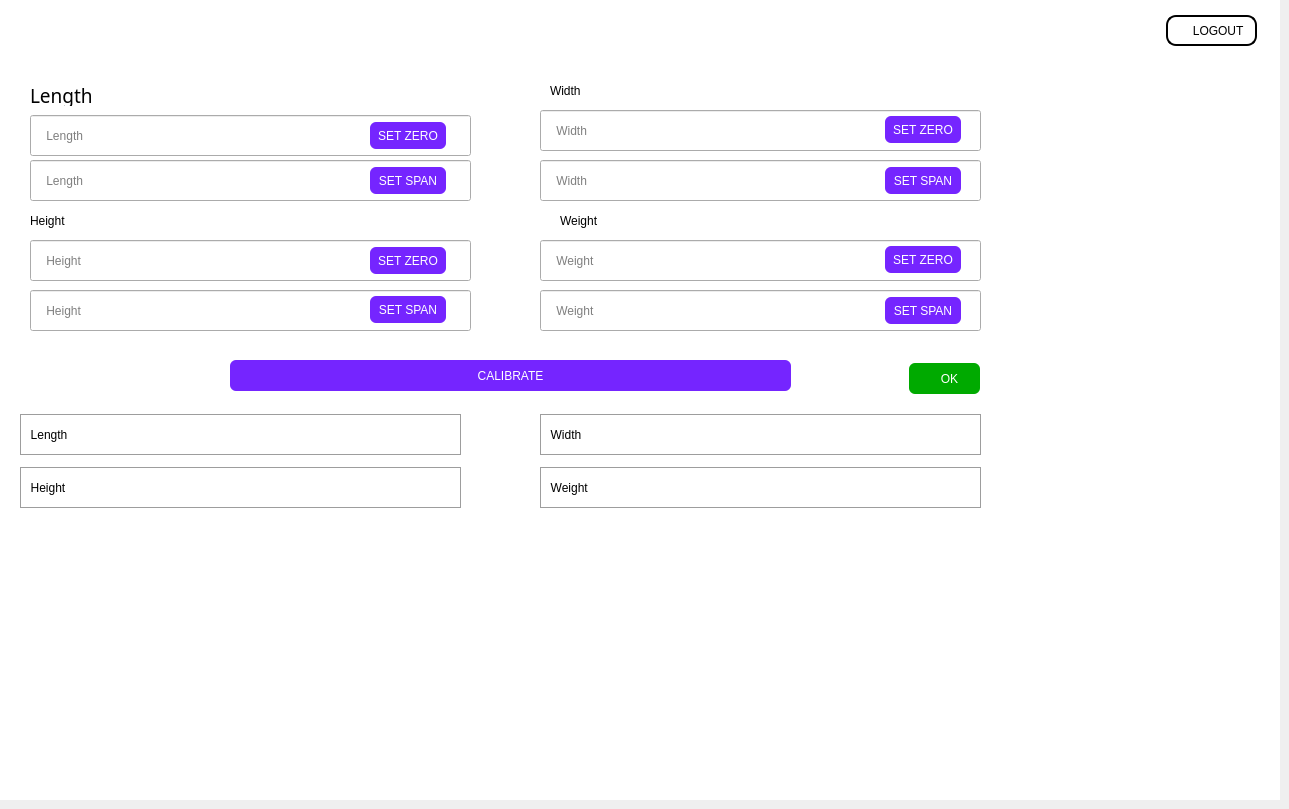
    <widget class="QWidget" name="tab_4">
     <property name="styleSheet">
      <string notr="true"/>
     </property>
     <attribute name="title">
      <string>     SENSOR CALIBRATION    </string>
     </attribute>
     <widget class="QLabel" name="label_20">
      <property name="geometry">
       <rect>
        <x>0</x>
        <y>0</y>
        <width>1280</width>
        <height>800</height>
       </rect>
      </property>
      <property name="styleSheet">
       <string notr="true">background-color: rgb(255, 255, 255);</string>
      </property>
      <property name="text">
       <string/>
      </property>
     </widget>
     <widget class="QLabel" name="label_19">
      <property name="geometry">
       <rect>
        <x>30</x>
        <y>85</y>
        <width>81</width>
        <height>21</height>
       </rect>
      </property>
      <property name="font">
       <font>
        <family>Ubuntu Mono</family>
        <pointsize>14</pointsize>
        <weight>9</weight>
        <italic>false</italic>
        <bold>false</bold>
       </font>
      </property>
      <property name="styleSheet">
       <string notr="true">font: 75 14pt &quot;Ubuntu Mono&quot;;</string>
      </property>
      <property name="text">
       <string>Length</string>
      </property>
     </widget>
     <widget class="QLabel" name="label_22">
      <property name="geometry">
       <rect>
        <x>550</x>
        <y>80</y>
        <width>91</width>
        <height>21</height>
       </rect>
      </property>
      <property name="styleSheet">
       <string notr="true">font: 75 14pt &quot;Ubuntu Mono&quot;;</string>
      </property>
      <property name="text">
       <string>Width</string>
      </property>
     </widget>
     <widget class="QLabel" name="label_25">
      <property name="geometry">
       <rect>
        <x>30</x>
        <y>210</y>
        <width>91</width>
        <height>21</height>
       </rect>
      </property>
      <property name="styleSheet">
       <string notr="true">font: 75 14pt &quot;Ubuntu Mono&quot;;</string>
      </property>
      <property name="text">
       <string>Height</string>
      </property>
     </widget>
     <widget class="QLabel" name="label_26">
      <property name="geometry">
       <rect>
        <x>560</x>
        <y>210</y>
        <width>91</width>
        <height>21</height>
       </rect>
      </property>
      <property name="styleSheet">
       <string notr="true">font: 75 14pt &quot;Ubuntu Mono&quot;;</string>
      </property>
      <property name="text">
       <string>Weight</string>
      </property>
     </widget>
     <widget class="QLineEdit" name="lineEdit_2">
      <property name="geometry">
       <rect>
        <x>30</x>
        <y>115</y>
        <width>441</width>
        <height>41</height>
       </rect>
      </property>
      <property name="styleSheet">
       <string notr="true">border-color: rgb(163, 163, 163);</string>
      </property>
      <property name="text">
       <string/>
      </property>
      <property name="placeholderText">
       <string>    Length</string>
      </property>
     </widget>
     <widget class="QLineEdit" name="lineEdit_3">
      <property name="geometry">
       <rect>
        <x>30</x>
        <y>160</y>
        <width>441</width>
        <height>41</height>
       </rect>
      </property>
      <property name="styleSheet">
       <string notr="true">border-color: rgb(163, 163, 163);</string>
      </property>
      <property name="text">
       <string/>
      </property>
      <property name="placeholderText">
       <string>    Length</string>
      </property>
     </widget>
     <widget class="QLineEdit" name="lineEdit_5">
      <property name="geometry">
       <rect>
        <x>30</x>
        <y>240</y>
        <width>441</width>
        <height>41</height>
       </rect>
      </property>
      <property name="styleSheet">
       <string notr="true">border-color: rgb(163, 163, 163);</string>
      </property>
      <property name="placeholderText">
       <string>    Height</string>
      </property>
     </widget>
     <widget class="QLineEdit" name="lineEdit_6">
      <property name="geometry">
       <rect>
        <x>30</x>
        <y>290</y>
        <width>441</width>
        <height>41</height>
       </rect>
      </property>
      <property name="styleSheet">
       <string notr="true">border-color: rgb(163, 163, 163);</string>
      </property>
      <property name="placeholderText">
       <string>    Height</string>
      </property>
     </widget>
     <widget class="QLineEdit" name="lineEdit_7">
      <property name="geometry">
       <rect>
        <x>540</x>
        <y>110</y>
        <width>441</width>
        <height>41</height>
       </rect>
      </property>
      <property name="styleSheet">
       <string notr="true">border-color: rgb(163, 163, 163);</string>
      </property>
      <property name="placeholderText">
       <string>    Width</string>
      </property>
     </widget>
     <widget class="QLineEdit" name="lineEdit_8">
      <property name="geometry">
       <rect>
        <x>540</x>
        <y>160</y>
        <width>441</width>
        <height>41</height>
       </rect>
      </property>
      <property name="styleSheet">
       <string notr="true">border-color: rgb(163, 163, 163);</string>
      </property>
      <property name="placeholderText">
       <string>    Width</string>
      </property>
     </widget>
     <widget class="QLineEdit" name="lineEdit_9">
      <property name="geometry">
       <rect>
        <x>540</x>
        <y>240</y>
        <width>441</width>
        <height>41</height>
       </rect>
      </property>
      <property name="styleSheet">
       <string notr="true">border-color: rgb(163, 163, 163);</string>
      </property>
      <property name="placeholderText">
       <string>    Weight</string>
      </property>
     </widget>
     <widget class="QLineEdit" name="lineEdit_10">
      <property name="geometry">
       <rect>
        <x>540</x>
        <y>290</y>
        <width>441</width>
        <height>41</height>
       </rect>
      </property>
      <property name="styleSheet">
       <string notr="true">border-color: rgb(163, 163, 163);</string>
      </property>
      <property name="placeholderText">
       <string>    Weight</string>
      </property>
     </widget>
     <widget class="QPushButton" name="pushButton">
      <property name="geometry">
       <rect>
        <x>370</x>
        <y>122</y>
        <width>76</width>
        <height>27</height>
       </rect>
      </property>
      <property name="styleSheet">
       <string notr="true">background-color: rgb(117, 37, 255);
color: rgb(255, 255, 255);
font: 75 10pt &quot;Ubuntu Mono&quot;;
border-radius:6px</string>
      </property>
      <property name="text">
       <string>SET ZERO</string>
      </property>
     </widget>
     <widget class="QPushButton" name="pushButton_2">
      <property name="geometry">
       <rect>
        <x>370</x>
        <y>167</y>
        <width>76</width>
        <height>27</height>
       </rect>
      </property>
      <property name="styleSheet">
       <string notr="true">background-color: rgb(117, 37, 255);
color: rgb(255, 255, 255);
font: 75 10pt &quot;Ubuntu Mono&quot;;
border-radius:6px</string>
      </property>
      <property name="text">
       <string>SET SPAN</string>
      </property>
     </widget>
     <widget class="QPushButton" name="pushButton_3">
      <property name="geometry">
       <rect>
        <x>370</x>
        <y>247</y>
        <width>76</width>
        <height>27</height>
       </rect>
      </property>
      <property name="styleSheet">
       <string notr="true">background-color: rgb(117, 37, 255);
color: rgb(255, 255, 255);
font: 75 10pt &quot;Ubuntu Mono&quot;;
border-radius:6px</string>
      </property>
      <property name="text">
       <string>SET ZERO</string>
      </property>
     </widget>
     <widget class="QPushButton" name="pushButton_6">
      <property name="geometry">
       <rect>
        <x>370</x>
        <y>296</y>
        <width>76</width>
        <height>27</height>
       </rect>
      </property>
      <property name="styleSheet">
       <string notr="true">background-color: rgb(117, 37, 255);
color: rgb(255, 255, 255);
font: 75 10pt &quot;Ubuntu Mono&quot;;
border-radius:6px
</string>
      </property>
      <property name="text">
       <string>SET SPAN</string>
      </property>
     </widget>
     <widget class="QPushButton" name="pushButton_7">
      <property name="geometry">
       <rect>
        <x>885</x>
        <y>116</y>
        <width>76</width>
        <height>27</height>
       </rect>
      </property>
      <property name="styleSheet">
       <string notr="true">background-color: rgb(117, 37, 255);
color: rgb(255, 255, 255);
font: 75 10pt &quot;Ubuntu Mono&quot;;
border-radius:6px</string>
      </property>
      <property name="text">
       <string>SET ZERO</string>
      </property>
     </widget>
     <widget class="QPushButton" name="pushButton_8">
      <property name="geometry">
       <rect>
        <x>885</x>
        <y>167</y>
        <width>76</width>
        <height>27</height>
       </rect>
      </property>
      <property name="styleSheet">
       <string notr="true">background-color: rgb(117, 37, 255);
color: rgb(255, 255, 255);
font: 75 10pt &quot;Ubuntu Mono&quot;;
border-radius:6px</string>
      </property>
      <property name="text">
       <string>SET SPAN</string>
      </property>
     </widget>
     <widget class="QPushButton" name="pushButton_9">
      <property name="geometry">
       <rect>
        <x>885</x>
        <y>246</y>
        <width>76</width>
        <height>27</height>
       </rect>
      </property>
      <property name="styleSheet">
       <string notr="true">background-color: rgb(117, 37, 255);
color: rgb(255, 255, 255);
font: 75 10pt &quot;Ubuntu Mono&quot;;
border-radius:6px</string>
      </property>
      <property name="text">
       <string>SET ZERO</string>
      </property>
     </widget>
     <widget class="QPushButton" name="pushButton_10">
      <property name="geometry">
       <rect>
        <x>885</x>
        <y>297</y>
        <width>76</width>
        <height>27</height>
       </rect>
      </property>
      <property name="styleSheet">
       <string notr="true">background-color: rgb(117, 37, 255);
color: rgb(255, 255, 255);
font: 75 10pt &quot;Ubuntu Mono&quot;;
border-radius:6px
</string>
      </property>
      <property name="text">
       <string>SET SPAN</string>
      </property>
     </widget>
     <widget class="QPushButton" name="pushButton_11">
      <property name="geometry">
       <rect>
        <x>230</x>
        <y>360</y>
        <width>561</width>
        <height>31</height>
       </rect>
      </property>
      <property name="styleSheet">
       <string notr="true">background-color: rgb(117, 37, 255);
font: 75 11pt &quot;Ubuntu Mono&quot;;
color: rgb(255, 255, 255);
border-radius:6px</string>
      </property>
      <property name="text">
       <string>CALIBRATE</string>
      </property>
     </widget>
     <widget class="QPushButton" name="pushButton_12">
      <property name="enabled">
       <bool>true</bool>
      </property>
      <property name="geometry">
       <rect>
        <x>909</x>
        <y>363</y>
        <width>71</width>
        <height>31</height>
       </rect>
      </property>
      <property name="styleSheet">
       <string notr="true">background-color: rgb(0, 170, 0);
font: 75 11pt &quot;Ubuntu Mono&quot;;
border-radius:6px;
color: rgb(255, 255, 255);</string>
      </property>
      <property name="text">
       <string>   OK</string>
      </property>
     </widget>
     <widget class="QLabel" name="label_27">
      <property name="geometry">
       <rect>
        <x>450</x>
        <y>368</y>
        <width>16</width>
        <height>16</height>
       </rect>
      </property>
      <property name="text">
       <string/>
      </property>
      <property name="pixmap">
       <pixmap>:/newPrefix/tick.png</pixmap>
      </property>
      <property name="scaledContents">
       <bool>true</bool>
      </property>
     </widget>
     <widget class="QPushButton" name="pushButton_17">
      <property name="geometry">
       <rect>
        <x>1166</x>
        <y>15</y>
        <width>91</width>
        <height>31</height>
       </rect>
      </property>
      <property name="styleSheet">
       <string notr="true">background-color: rgb(255, 255, 255);
font: 87 8pt &quot;Arial Black&quot;;
color: rgb(0, 0, 0);
border-style:outset;
border-width:2px;
border-radius:10px;
border-color:black;
padding:8px;
min-width:10px;
</string>
      </property>
      <property name="text">
       <string>    LOGOUT</string>
      </property>
     </widget>
     <widget class="QLabel" name="label_37">
      <property name="geometry">
       <rect>
        <x>20</x>
        <y>414</y>
        <width>441</width>
        <height>41</height>
       </rect>
      </property>
      <property name="styleSheet">
       <string notr="true">border: 1px solid rgb(157, 157, 157);</string>
      </property>
      <property name="text">
       <string>  Length</string>
      </property>
     </widget>
     <widget class="QLabel" name="label_38">
      <property name="geometry">
       <rect>
        <x>20</x>
        <y>467</y>
        <width>441</width>
        <height>41</height>
       </rect>
      </property>
      <property name="styleSheet">
       <string notr="true">border: 1px solid rgb(157, 157, 157);</string>
      </property>
      <property name="text">
       <string>  Height</string>
      </property>
     </widget>
     <widget class="QLabel" name="label_39">
      <property name="geometry">
       <rect>
        <x>540</x>
        <y>414</y>
        <width>441</width>
        <height>41</height>
       </rect>
      </property>
      <property name="styleSheet">
       <string notr="true">border: 1px solid rgb(157, 157, 157);</string>
      </property>
      <property name="text">
       <string>  Width</string>
      </property>
     </widget>
     <widget class="QLabel" name="label_40">
      <property name="geometry">
       <rect>
        <x>540</x>
        <y>467</y>
        <width>441</width>
        <height>41</height>
       </rect>
      </property>
      <property name="styleSheet">
       <string notr="true">border: 1px solid rgb(157, 157, 157);</string>
      </property>
      <property name="text">
       <string>  Weight</string>
      </property>
     </widget>
     <widget class="QLabel" name="label_44">
      <property name="geometry">
       <rect>
        <x>0</x>
        <y>0</y>
        <width>271</width>
        <height>61</height>
       </rect>
      </property>
      <property name="autoFillBackground">
       <bool>false</bool>
      </property>
      <property name="text">
       <string/>
      </property>
      <property name="pixmap">
       <pixmap>:/newPrefix/images/grmaton.jpg</pixmap>
      </property>
      <property name="scaledContents">
       <bool>true</bool>
      </property>
     </widget>
     <widget class="QLabel" name="label_45">
      <property name="geometry">
       <rect>
        <x>1170</x>
        <y>20</y>
        <width>21</width>
        <height>21</height>
       </rect>
      </property>
      <property name="text">
       <string/>
      </property>
      <property name="pixmap">
       <pixmap>:/newPrefix/images/logout.jpeg</pixmap>
      </property>
      <property name="scaledContents">
       <bool>true</bool>
      </property>
     </widget>
     <widget class="QLabel" name="label_48">
      <property name="geometry">
       <rect>
        <x>920</x>
        <y>370</y>
        <width>21</width>
        <height>20</height>
       </rect>
      </property>
      <property name="text">
       <string/>
      </property>
      <property name="pixmap">
       <pixmap>:/newPrefix/images/ok_.png</pixmap>
      </property>
      <property name="scaledContents">
       <bool>true</bool>
      </property>
     </widget>
     <widget class="QLabel" name="label_49">
      <property name="geometry">
       <rect>
        <x>450</x>
        <y>365</y>
        <width>21</width>
        <height>20</height>
       </rect>
      </property>
      <property name="text">
       <string/>
      </property>
      <property name="pixmap">
       <pixmap>:/newPrefix/images/calibrate.png</pixmap>
      </property>
      <property name="scaledContents">
       <bool>true</bool>
      </property>
     </widget>
    </widget>
